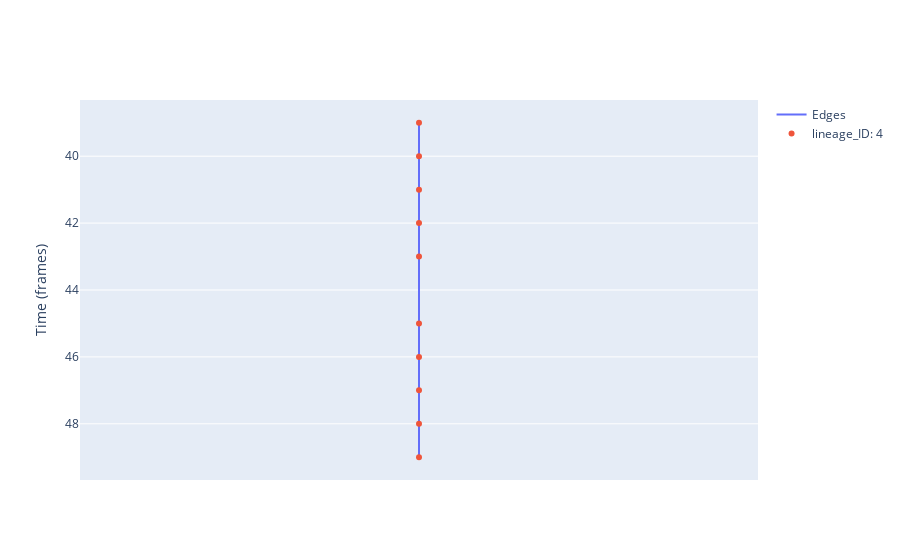

This figure's notebook cell:
### Markdown cell above
And the cyan one like this:

### Code cell
model.data.cell_data[4].plot()

### Figure 1 — Plotly figure (JSON) as saved in the notebook; plotly's stock layout.template omitted (floating-point values rounded to 4 significant figures)
{"data": [{"mode": "lines", "name": "Edges", "type": "scatter", "x": [0, 0, null, 0, 0, null, 0, 0, null, 0, 0, null, 0, 0, null, 0, 0, null, 0, 0, null, 0, 0, null, 0, 0, null], "y": [39, 40, null, 40, 41, null, 41, 42, null, 42, 43, null, 43, 45, null, 45, 46, null, 46, 47, null, 47, 48, null, 48, 49, null]}, {"hoverinfo": "text", "hovertemplate": "%{text}", "mode": "markers", "name": "lineage_ID: 4", "text": ["cell_ID: 2091<br>frame: 39", "cell_ID: 2093<br>frame: 40", "cell_ID: 2096<br>frame: 41", "cell_ID: 2097<br>frame: 42", "cell_ID: 2099<br>frame: 43", "cell_ID: 2100<br>frame: 45", "cell_ID: 2102<br>frame: 46", "cell_ID: 2103<br>frame: 47", "cell_ID: 2105<br>frame: 48", "cell_ID: 2108<br>frame: 49"], "type": "scatter", "x": [0, 0, 0, 0, 0, 0, 0, 0, 0, 0], "y": [39, 40, 41, 42, 43, 45, 46, 47, 48, 49]}], "layout": {"hovermode": "closest", "showlegend": true, "title": {}, "xaxis": {"showgrid": false, "showticklabels": false, "zeroline": false}, "yaxis": {"autorange": "reversed", "showgrid": true, "title": {"text": "Time (frames)"}, "zeroline": true}}}
